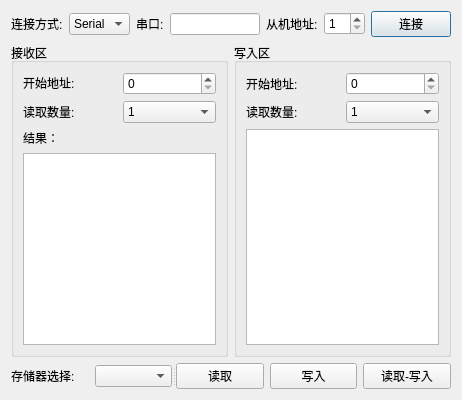
<?xml version="1.0" encoding="UTF-8"?>
<ui version="4.0">
 <class>modbusMasterDialog</class>
 <widget class="QDialog" name="modbusMasterDialog">
  <property name="geometry">
   <rect>
    <x>0</x>
    <y>0</y>
    <width>462</width>
    <height>400</height>
   </rect>
  </property>
  <property name="windowTitle">
   <string>Dialog</string>
  </property>
  <layout class="QVBoxLayout" name="verticalLayout">
   <item>
    <layout class="QHBoxLayout" name="horizontalLayout_4">
     <item>
      <layout class="QHBoxLayout" name="horizontalLayout">
       <item>
        <widget class="QLabel" name="label">
         <property name="text">
          <string>连接方式:</string>
         </property>
        </widget>
       </item>
       <item>
        <widget class="QComboBox" name="connectionComboBox">
         <item>
          <property name="text">
           <string>Serial</string>
          </property>
         </item>
         <item>
          <property name="text">
           <string>TCP</string>
          </property>
         </item>
        </widget>
       </item>
      </layout>
     </item>
     <item>
      <layout class="QHBoxLayout" name="horizontalLayout_2">
       <item>
        <widget class="QLabel" name="label_2">
         <property name="text">
          <string>串口:</string>
         </property>
        </widget>
       </item>
       <item>
        <widget class="QLineEdit" name="lineEdit"/>
       </item>
      </layout>
     </item>
     <item>
      <layout class="QHBoxLayout" name="horizontalLayout_3">
       <item>
        <widget class="QLabel" name="label_3">
         <property name="text">
          <string>从机地址:</string>
         </property>
        </widget>
       </item>
       <item>
        <widget class="QSpinBox" name="slaveSpinBox">
         <property name="minimum">
          <number>1</number>
         </property>
        </widget>
       </item>
      </layout>
     </item>
     <item>
      <widget class="QPushButton" name="connectButton">
       <property name="text">
        <string>连接</string>
       </property>
      </widget>
     </item>
    </layout>
   </item>
   <item>
    <layout class="QGridLayout" name="gridLayout_3">
     <item row="0" column="0">
      <widget class="QGroupBox" name="groupBox">
       <property name="sizePolicy">
        <sizepolicy hsizetype="Expanding" vsizetype="Expanding">
         <horstretch>1</horstretch>
         <verstretch>1</verstretch>
        </sizepolicy>
       </property>
       <property name="title">
        <string>接收区</string>
       </property>
       <layout class="QGridLayout" name="gridLayout">
        <item row="0" column="0">
         <layout class="QHBoxLayout" name="horizontalLayout_5">
          <item>
           <widget class="QLabel" name="label_4">
            <property name="maximumSize">
             <size>
              <width>16777215</width>
              <height>20</height>
             </size>
            </property>
            <property name="text">
             <string>开始地址:</string>
            </property>
           </widget>
          </item>
          <item>
           <widget class="QSpinBox" name="readStartSpinBox">
            <property name="maximumSize">
             <size>
              <width>16777215</width>
              <height>40</height>
             </size>
            </property>
           </widget>
          </item>
         </layout>
        </item>
        <item row="1" column="0">
         <layout class="QHBoxLayout" name="horizontalLayout_6">
          <item>
           <widget class="QLabel" name="label_5">
            <property name="text">
             <string>读取数量:</string>
            </property>
           </widget>
          </item>
          <item>
           <widget class="QComboBox" name="readCountComboBox">
            <item>
             <property name="text">
              <string>1</string>
             </property>
            </item>
            <item>
             <property name="text">
              <string>2</string>
             </property>
            </item>
            <item>
             <property name="text">
              <string>3</string>
             </property>
            </item>
            <item>
             <property name="text">
              <string>4</string>
             </property>
            </item>
            <item>
             <property name="text">
              <string>5</string>
             </property>
            </item>
            <item>
             <property name="text">
              <string>6</string>
             </property>
            </item>
            <item>
             <property name="text">
              <string>7</string>
             </property>
            </item>
            <item>
             <property name="text">
              <string>8</string>
             </property>
            </item>
            <item>
             <property name="text">
              <string>9</string>
             </property>
            </item>
            <item>
             <property name="text">
              <string>10</string>
             </property>
            </item>
           </widget>
          </item>
         </layout>
        </item>
        <item row="2" column="0">
         <widget class="QLabel" name="label_8">
          <property name="text">
           <string>结果：</string>
          </property>
         </widget>
        </item>
        <item row="3" column="0">
         <widget class="QTableView" name="tableView"/>
        </item>
       </layout>
      </widget>
     </item>
     <item row="0" column="1">
      <widget class="QGroupBox" name="groupBox_2">
       <property name="sizePolicy">
        <sizepolicy hsizetype="Expanding" vsizetype="Expanding">
         <horstretch>1</horstretch>
         <verstretch>1</verstretch>
        </sizepolicy>
       </property>
       <property name="title">
        <string>写入区</string>
       </property>
       <layout class="QGridLayout" name="gridLayout_2">
        <item row="0" column="0">
         <layout class="QHBoxLayout" name="horizontalLayout_7">
          <item>
           <widget class="QLabel" name="label_6">
            <property name="text">
             <string>开始地址:</string>
            </property>
           </widget>
          </item>
          <item>
           <widget class="QSpinBox" name="writeStartSpinBox"/>
          </item>
         </layout>
        </item>
        <item row="1" column="0">
         <layout class="QHBoxLayout" name="horizontalLayout_8">
          <item>
           <widget class="QLabel" name="label_7">
            <property name="text">
             <string>读取数量:</string>
            </property>
           </widget>
          </item>
          <item>
           <widget class="QComboBox" name="writeCountComboBox">
            <property name="currentText">
             <string>10</string>
            </property>
            <item>
             <property name="text">
              <string>1</string>
             </property>
            </item>
            <item>
             <property name="text">
              <string>2</string>
             </property>
            </item>
            <item>
             <property name="text">
              <string>3</string>
             </property>
            </item>
            <item>
             <property name="text">
              <string>4</string>
             </property>
            </item>
            <item>
             <property name="text">
              <string>5</string>
             </property>
            </item>
            <item>
             <property name="text">
              <string>6</string>
             </property>
            </item>
            <item>
             <property name="text">
              <string>7</string>
             </property>
            </item>
            <item>
             <property name="text">
              <string>8</string>
             </property>
            </item>
            <item>
             <property name="text">
              <string>9</string>
             </property>
            </item>
            <item>
             <property name="text">
              <string>10</string>
             </property>
            </item>
           </widget>
          </item>
         </layout>
        </item>
        <item row="2" column="0">
         <widget class="QTreeView" name="treeView"/>
        </item>
       </layout>
      </widget>
     </item>
    </layout>
   </item>
   <item>
    <widget class="QSplitter" name="splitter">
     <property name="sizePolicy">
      <sizepolicy hsizetype="Expanding" vsizetype="Fixed">
       <horstretch>0</horstretch>
       <verstretch>0</verstretch>
      </sizepolicy>
     </property>
     <property name="orientation">
      <enum>Qt::Horizontal</enum>
     </property>
     <widget class="QWidget" name="layoutWidget">
      <layout class="QHBoxLayout" name="horizontalLayout_10">
       <item>
        <widget class="QLabel" name="label_9">
         <property name="minimumSize">
          <size>
           <width>70</width>
           <height>0</height>
          </size>
         </property>
         <property name="text">
          <string>存储器选择:</string>
         </property>
        </widget>
       </item>
       <item>
        <widget class="QComboBox" name="memSelectComboBox">
         <property name="minimumSize">
          <size>
           <width>70</width>
           <height>0</height>
          </size>
         </property>
        </widget>
       </item>
      </layout>
     </widget>
     <widget class="QWidget" name="layoutWidget">
      <layout class="QHBoxLayout" name="horizontalLayout_11">
       <item>
        <widget class="QPushButton" name="readButton">
         <property name="minimumSize">
          <size>
           <width>60</width>
           <height>0</height>
          </size>
         </property>
         <property name="text">
          <string>读取</string>
         </property>
        </widget>
       </item>
       <item>
        <widget class="QPushButton" name="writeButton">
         <property name="minimumSize">
          <size>
           <width>60</width>
           <height>0</height>
          </size>
         </property>
         <property name="text">
          <string>写入</string>
         </property>
        </widget>
       </item>
       <item>
        <widget class="QPushButton" name="readWriteButton">
         <property name="minimumSize">
          <size>
           <width>60</width>
           <height>0</height>
          </size>
         </property>
         <property name="text">
          <string>读取-写入</string>
         </property>
        </widget>
       </item>
      </layout>
     </widget>
    </widget>
   </item>
  </layout>
 </widget>
 <resources/>
 <connections/>
</ui>
